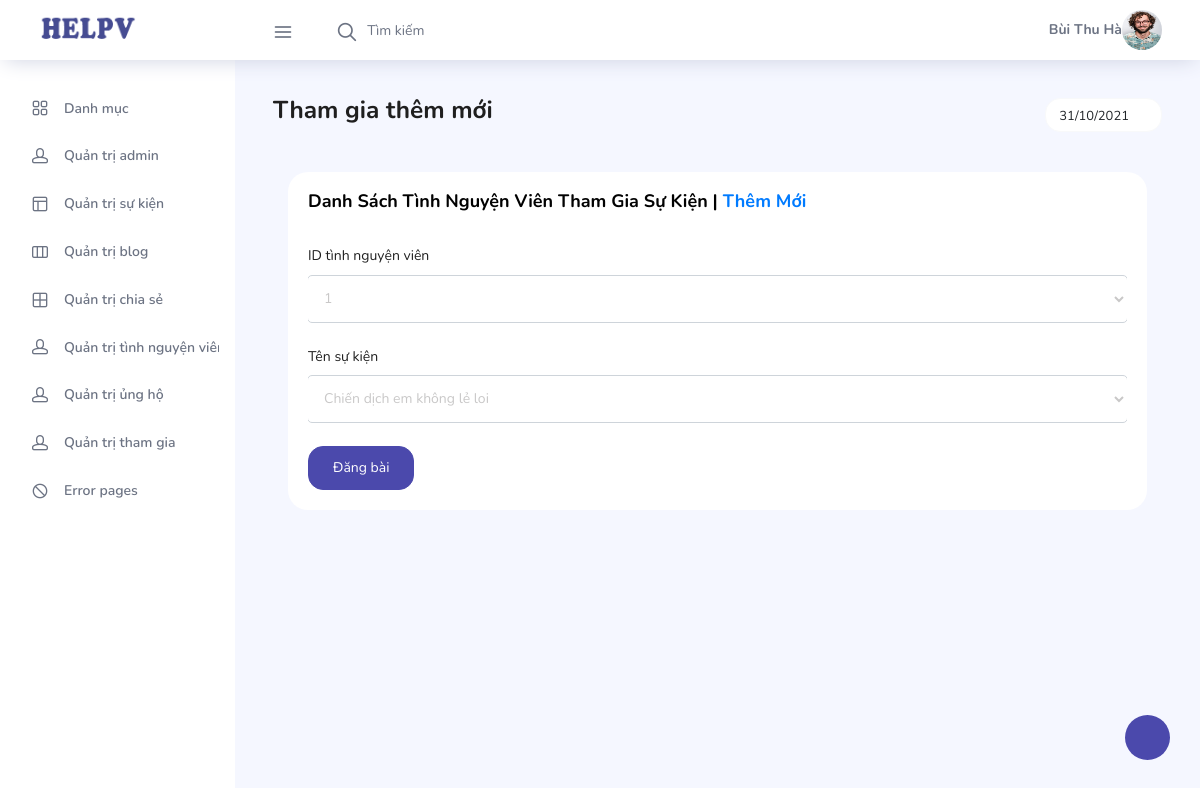
Page /admin/tham_gia_them_moi.php (signed in) on the committed database.
### tables this page shows
CREATE TABLE `tbl_tinh_nguyen_vien` (
  `id_tnv` int(11) NOT NULL,
  `ten_nv` varchar(50) NOT NULL,
  `gioi_tinh` varchar(5) NOT NULL,
  `sdt` varchar(20) NOT NULL,
  `email` text NOT NULL
);

CREATE TABLE `tbl_su_kien` (
  `id_su_kien` int(11) NOT NULL,
  `ten` varchar(100) NOT NULL,
  `mo_ta` text NOT NULL,
  `noi_dung` text NOT NULL,
  `ngay_to_chuc` date NOT NULL,
  `dia_diem` varchar(100) NOT NULL,
  `thoi_gian` text NOT NULL,
  `image` text NOT NULL,
  `so_tien_ung_ho` bigint(50) NOT NULL
);

### admin/tham_gia_them_moi.php (the view, shortened to what this page needs)
<?php
$ten=$_SESSION['ten'];
$anh=$_SESSION['anh'];
;?>
<!DOCTYPE html>
<html lang="en">
<head>
  <link rel="stylesheet" href="vendors/feather/feather.css">
  <link rel="stylesheet" href="vendors/ti-icons/css/themify-icons.css">
  <link rel="stylesheet" href="vendors/css/vendor.bundle.base.css">
  <link rel="stylesheet" href="vendors/datatables.net-bs4/dataTables.bootstrap4.css">
  <link rel="stylesheet" href="vendors/ti-icons/css/themify-icons.css">
  <link rel="stylesheet" type="text/css" href="js/select.dataTables.min.css">
  <link rel="stylesheet" href="css/vertical-layout-light/style.css">
</head>
<body>
  <div class="container-scroller">
    <nav class="navbar col-lg-12 col-12 p-0 fixed-top d-flex flex-row">
      <div class="text-center navbar-brand-wrapper d-flex align-items-center justify-content-center">
       <a class="navbar-brand brand-logo mr-5" href="index.php"><img src="images/a.jpg" class="mr-2" alt="logo"/></a>
      </div>
      <div class="navbar-menu-wrapper d-flex align-items-center justify-content-end">
        <button class="navbar-toggler navbar-toggler align-self-center" type="button" data-toggle="minimize">
          <span class="icon-menu"></span>
        </button>
        <ul class="navbar-nav mr-lg-2">
          <li class="nav-item nav-search d-none d-lg-block">
            <div class="input-group">
              <div class="input-group-prepend hover-cursor" id="navbar-search-icon">
                <span class="input-group-text" id="search">
                  <i class="icon-search"></i>
                </span>
              </div>
              <input type="text" class="form-control" id="navbar-search-input" placeholder="Tìm kiếm" aria-label="search" aria-describedby="search">
            </div>
          </li>
        </ul>
        <ul class="navbar-nav navbar-nav-right">
          <li class="nav-item nav-profile dropdown">
          <strong><?php echo $ten ;?></strong>
            <a class="nav-link dropdown-toggle" href="#" data-toggle="dropdown" id="profileDropdown">
              <img src="../<?php echo $anh ;?>" alt="profile"/>
            </a>
          </li>
        </ul>
      </div>
    </nav>
    <div class="container-fluid page-body-wrapper">
      <div class="theme-setting-wrapper">
        <div id="settings-trigger"><i class="ti-settings"></i></div>
      </div>
      <nav class="sidebar sidebar-offcanvas" id="sidebar">
        <ul class="nav">
          <li class="nav-item">
            <a class="nav-link" href="index.php">
              <i class="icon-grid menu-icon"></i>
              <span class="menu-title">Danh mục</span>
            </a>
          </li>
           <li class="nav-item">
            <a class="nav-link" href="quan_tri_admin.php">
              <i class="icon-head menu-icon"></i>
              <span class="menu-title">Quản trị admin</span>
            </a>
          </li>
          <li class="nav-item">
            <a class="nav-link" href="quan_tri_su_kien.php">
              <i class="icon-layout menu-icon"></i>
              <span class="menu-title">Quản trị sự kiện</span>
            </a>
          </li>
          <li class="nav-item">
            <a class="nav-link" href="quan_tri_blog.php">
              <i class="icon-columns menu-icon"></i>
              <span class="menu-title">Quản trị blog</span>
            </a>
          </li>
          <li class="nav-item">
            <a class="nav-link" href="quan_tri_chia_se.php">
              <i class="icon-grid-2 menu-icon"></i>
              <span class="menu-title">Quản trị chia sẻ</span>
            </a>
          </li>
          <li class="nav-item">
            <a class="nav-link" href="quan_tri_tinh_nguyen_vien.php">
              <i class="icon-head menu-icon"></i>
              <span class="menu-title">Quản trị tình nguyện viên</span>
            </a>
          </li>
          <li class="nav-item">
            <a class="nav-link" data-toggle="collapse" href="#auth" aria-expanded="false" aria-controls="auth">
              <i class="icon-head menu-icon"></i>
              <span class="menu-title">Quản trị ủng hộ</span>
              <i class="menu-arrow"></i>
            </a>
          </li>
          <li class="nav-item">
            <a class="nav-link" href="quan_tri_tham_gia.php">
              <i class="icon-head menu-icon"></i>
              <span class="menu-title">Quản trị tham gia</span>
            </a>
          </li>
          <li class="nav-item">
            <a class="nav-link" data-toggle="collapse" href="#error" aria-expanded="false" aria-controls="error">
              <i class="icon-ban menu-icon"></i>
              <span class="menu-title">Error pages</span>
              <i class="menu-arrow"></i>
            </a>
          </li>
        </ul>
      </nav>
      <div class="main-panel">
        <div class="content-wrapper">
          <div class="row">
            <div class="col-md-12 grid-margin">
              <div class="row">
                <div class="col-12 col-xl-8 mb-4 mb-xl-0">
                  <h3 class="font-weight-bold">Tham gia thêm mới</h3>
                </div>
                <div class="col-12 col-xl-4">
                 <div class="justify-content-end d-flex">
                  <div class="dropdown flex-md-grow-1 flex-xl-grow-0">
                    <button class="btn btn-sm btn-light bg-white dropdown-toggle" type="button" id="dropdownMenuDate2">
                     <i class="mdi mdi-calendar"></i><?php echo date("d/m/Y") ;?>
                    </button>
                  </div>
                 </div>
                </div>
              </div>
            </div>
          </div>
          <div class="col-lg-12 stretch-card">
              <div class="card">
                <div class="card-body">
                  <h4 class="card-title">Danh sách tình nguyện viên tham gia sự kiện | <a href="tham_gia_them_moi.php">Thêm mới</a></h4>
                  <div class="table-responsive pt-3">
                  <?php
                                    include('../config.php');
                                    $sql1 = "
                                            SELECT *
                                            from tbl_su_kien
                                            ";
                                    $noi_dung_sk = mysqli_query($ket_noi, $sql1);
                                    $row1 = mysqli_fetch_array($noi_dung_sk);
                                    $sql2 = "
                                            SELECT *
                                            from tbl_tinh_nguyen_vien
                                            ";
                                    $noi_dung_tnv = mysqli_query($ket_noi, $sql2);
                                    $row2 = mysqli_fetch_array($noi_dung_tnv);
                    ;?>
                    <form class="forms-sample" method="POST" action="tham_gia_them_moi_thuc_hien.php" enctype="multipart/form-data">
                    <div class="form-group">
                      <label for="txtID">ID tình nguyện viên</label>
                      <select class="form-control" id="txtTNV" name="txtTNV" placeholder="ID tình nguyện viên" required="required">
                                    <option> <?php echo $row2['id_tnv'];?> </option>
                                    </select>
                    </div>
                    <div class="form-group">
                      <label for="txtSukien">Tên sự kiện</label>
                      <select class="form-control" id="txtSukien" name="txtSukien" placeholder="Sự kiện bạn muốn tham gia" required="required">
                                    <option> <?php echo $row1['ten'];?> </option>
                                    </select>
                    </div>
                    <button type="submit" class="btn btn-primary mr-2">Đăng bài</button>
                  </form>
                  </div>
                </div>
              </div>
            </div>
          </div>
        </div>
      </div>
    </div>
</body>
</html>

### rows in the picture
tbl_tinh_nguyen_vien: txtTNV "1"
tbl_su_kien: txtSukien "Chiến dịch em không lẻ loi"

### other values in the picture
$ten "Bùi Thu Hà"
